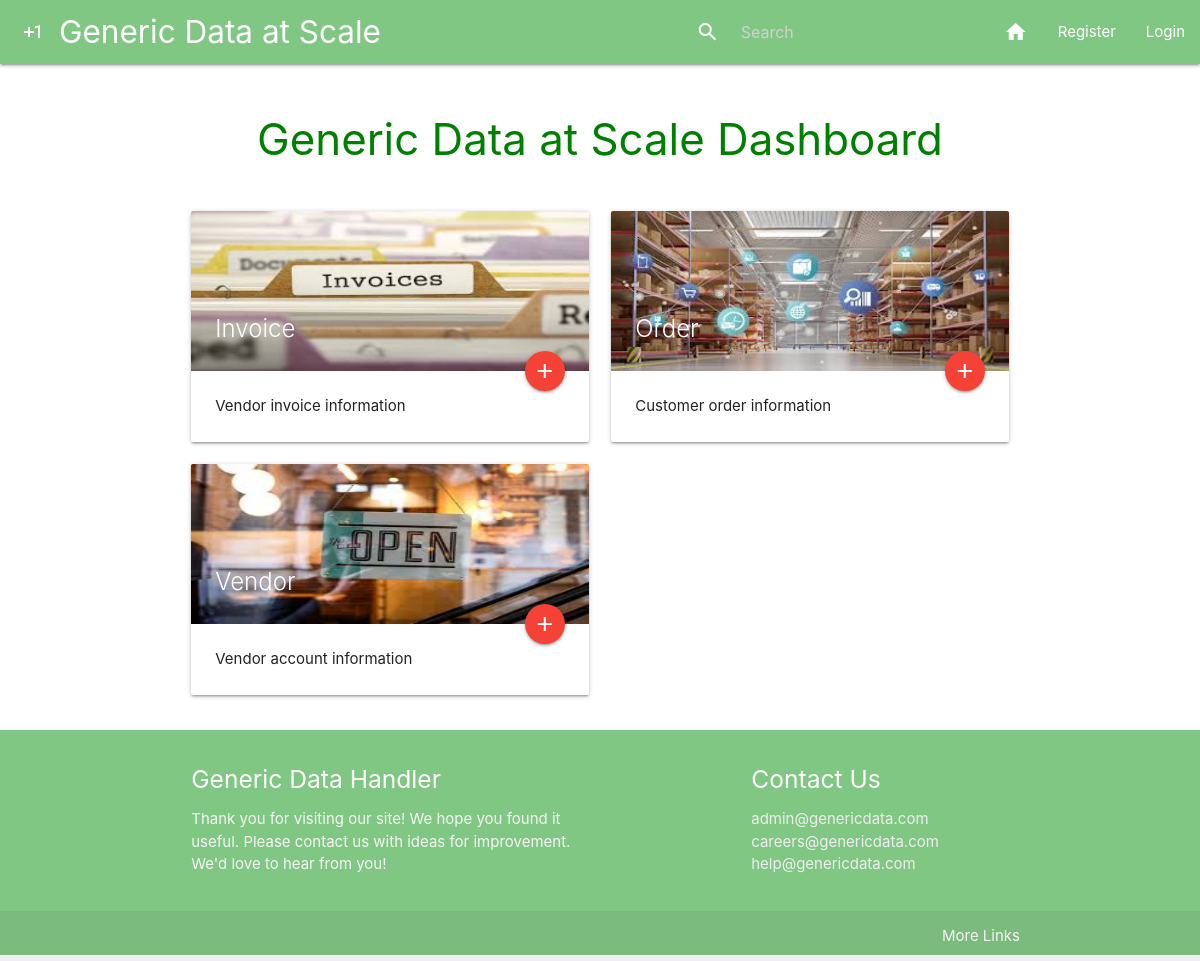
The page / on the database its author committed.
### main/models.py (models this page shows, shortened)
class Schema(models.Model):
    schema_name = models.CharField("schema name", max_length=200, blank=False)
    schema_description = models.CharField("schema_description", max_length=200, blank=True)
    string1 = models.CharField("string1", max_length=200, blank=False)
    string2 = models.CharField("string2", max_length=200, blank=True)
    string3 = models.CharField("string3", max_length=200, blank=True)
    string4 = models.CharField("string4", max_length=200, blank=True)
    string5 = models.CharField("string5", max_length=200, blank=True)
    string6 = models.CharField("string6", max_length=200, blank=True)
    string7 = models.CharField("string7", max_length=200, blank=True)
    string8 = models.CharField("string8", max_length=200, blank=True)
    string9 = models.CharField("string9", max_length=200, blank=True)
    string10 = models.CharField("string10", max_length=200, blank=True)
    date1 = models.CharField("date1", max_length=200, blank=True)
    date2 = models.CharField("date2", max_length=200, blank=True)
    date3 = models.CharField("date3", max_length=200, blank=True)
    date4 = models.CharField("date4", max_length=200, blank=True)
    date5 = models.CharField("date5", max_length=200, blank=True)
    float1 = models.CharField("float1", max_length=200, blank=True)
    float2 = models.CharField("float2", max_length=200, blank=True)
    float3 = models.CharField("float3", max_length=200, blank=True)
    float4 = models.CharField("float4", max_length=200, blank=True)
    float5 = models.CharField("float5", max_length=200, blank=True)
    int1 = models.CharField("int1", max_length=200, blank=True)
    int2 = models.CharField("int2", max_length=200, blank=True)
    int3 = models.CharField("int3", max_length=200, blank=True)
    int4 = models.CharField("int4", max_length=200, blank=True)
    int5 = models.CharField("int5", max_length=200, blank=True)
    status = models.CharField("status", max_length=200, blank=True)
    photo = models.ImageField(upload_to="media",
                                     default = os.path.join(settings.MEDIA_URL,"placeholder.jpeg"))
    class Meta():
        verbose_name_plural = "Schemas"

### main/views.py (the view)
# urls.py: path("", views.homepage, name="homepage"),
def homepage(request):
    context = {}
    title = "Generic Data at Scale Dashboard"
    schemas = Schema.objects.all()
    context["title"] = title
    context["schemas"] = schemas
    return render(request=request,
                  template_name="main/homepage.html",
                  context=context)

### main/templates/main/homepage.html
{% extends 'main/header.html' %}
{% block content %}
{% load static %}
    <h3 style="color: green; text-align: center">{{ title }}</h3>
    <br>
    <div class="row">
        {% for schema in schemas %}
            <div class="col s12 m6">
                <div class="card hoverable">
                    <div class="card-image">
                        <img src="{{ schema.photo }}" alt="Category image" style="height:20%;">
                        <span class="card-title">{{schema.schema_name}}</span>
                        <a href="generic_update/{{schema.schema_name}}/" class="btn-floating halfway-fab waves-effect waves-light red"><i class="material-icons">add</i></a>
                    </div>
                    <div class="card-content">
                        <p>{{schema.schema_description}}</p>
                    </div>
                </div>
            </div>
        {% endfor %}
    </div>
{% endblock %}

### rows shown on the page
Schema: photo (picture), schema_name "Invoice", schema_description "Vendor invoice information"
Schema: photo (picture), schema_name "Order", schema_description "Customer order information"
Schema: photo (picture), schema_name "Vendor", schema_description "Vendor account information"

### other values the page prints
{{ title }} "Generic Data at Scale Dashboard"
